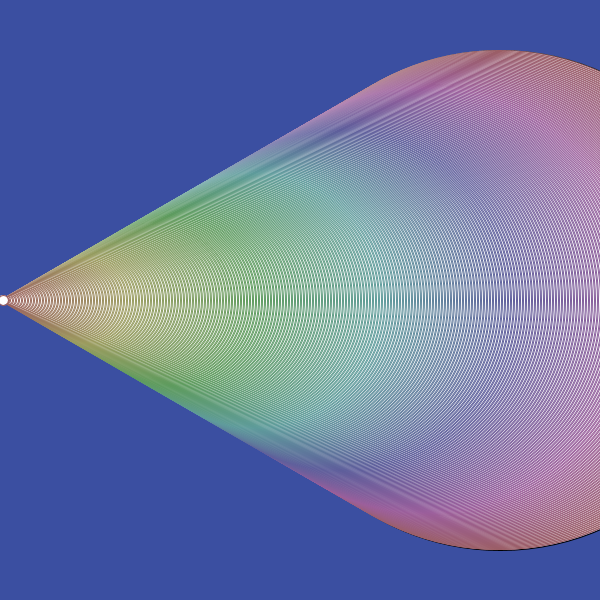
Frame 1 (no input)
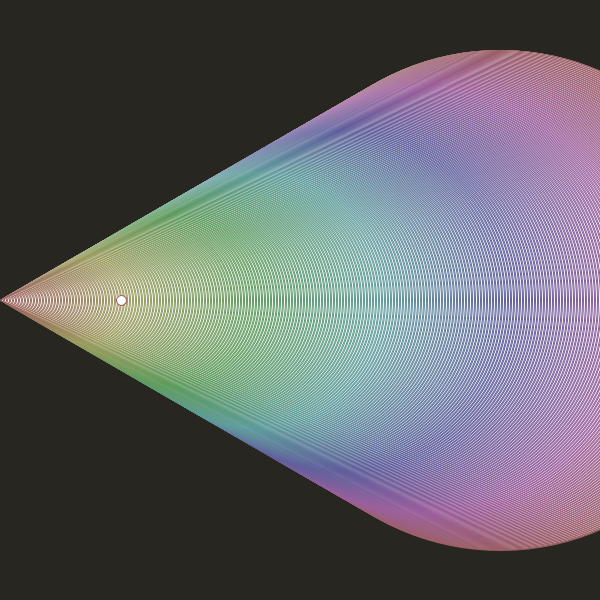
Frame 60 (the mouse pressed at the canvas centre just before this capture)
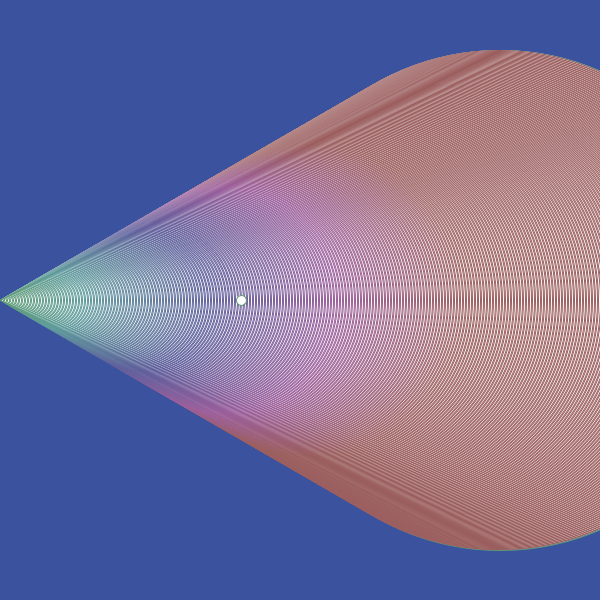
Frame 120 (the mouse held since frame 60 and released just before this capture)

The Processing sketch that drew these frames (run headless with seeded random() and noise(); from frame 60 on, the mouse is pressed at the canvas centre):

// Processing sketch: processing_185925
// ── processing_185925.pde

float px = 1;
float py = 300;

void setup() {
  colorMode (HSB);
  size(600, 600);
}
void draw() {
  float aleatorio = random(0,250);
  background ((aleatorio), (aleatorio),(aleatorio));
  for (int i = 500; i>0; i--) {
    println(i);
    ellipse(i, 300, i, i);
    stroke ((i/2) + (mouseX/3),100,155);
  }
  if (px<height) {
    px = px + 2;
  } else {
    py=py - 2;
  } 
  ellipse (px, py, 10, 10);
  
  
}
